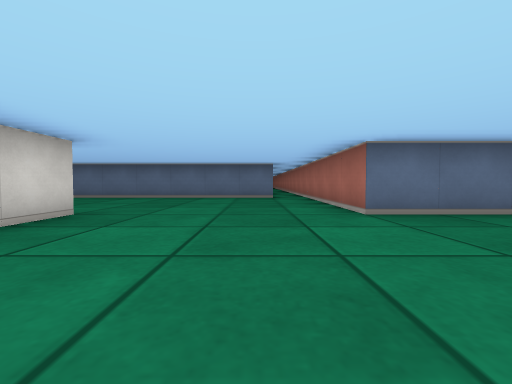
view 1 (above)

24 first-person views from a walk through a cub3D level. The camera is about half as high as the walls, tilts 2° down and sees 90° across. The floor is counted in squares. Each view is taken from the middle of a square. On the plan, view 1 faces up. The plan holds only what a view shows up to about 9 squares ahead; the rest is blank.

view 2
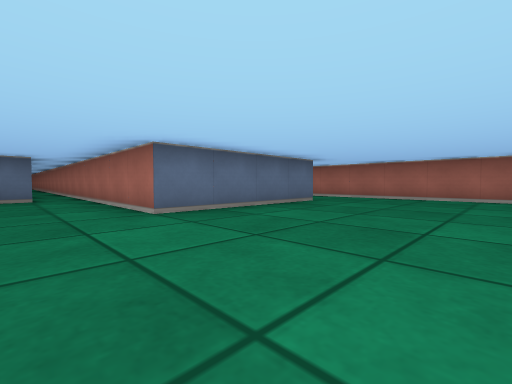

view 3
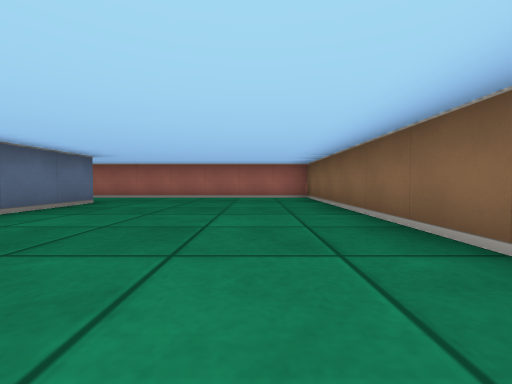

view 4
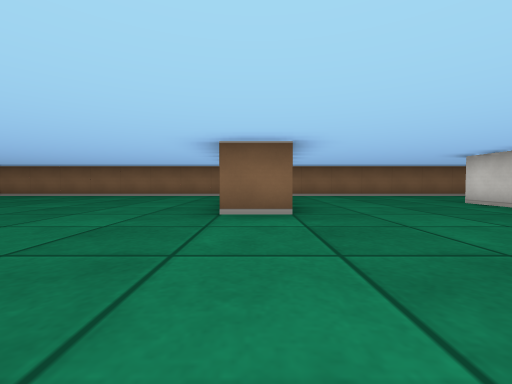

view 5
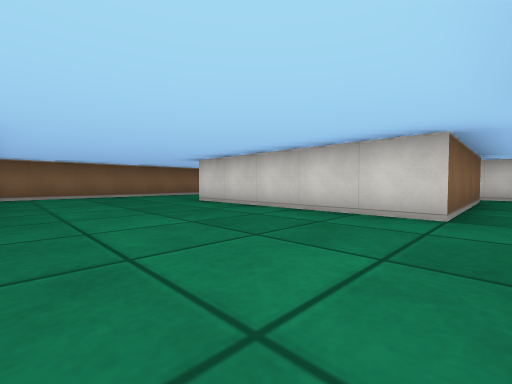

view 6
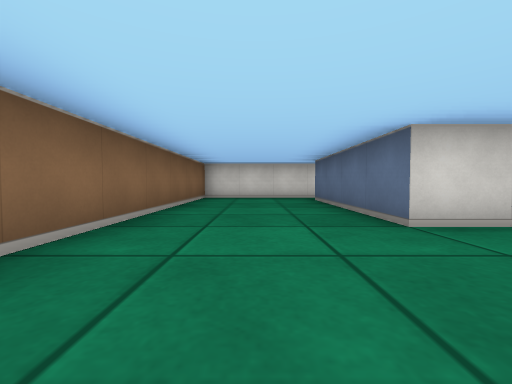

view 7
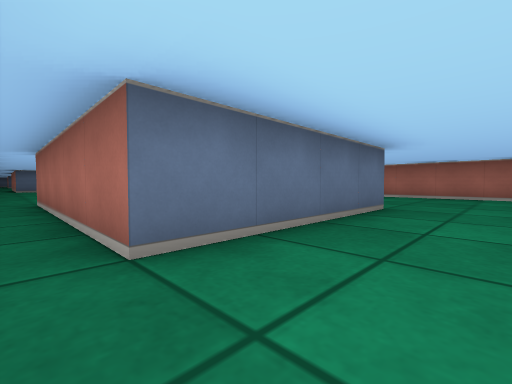

view 8
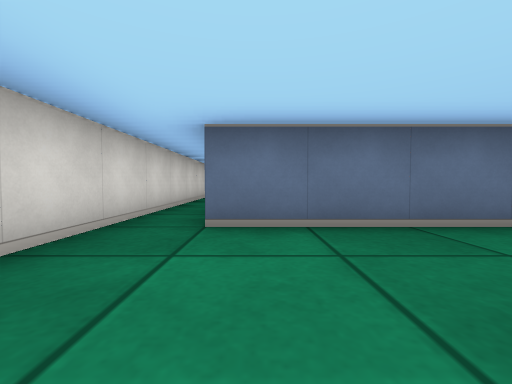

view 9
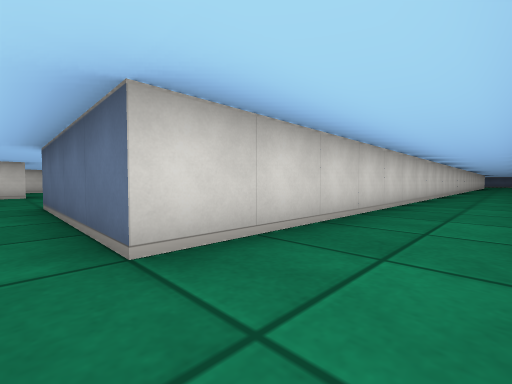

view 10
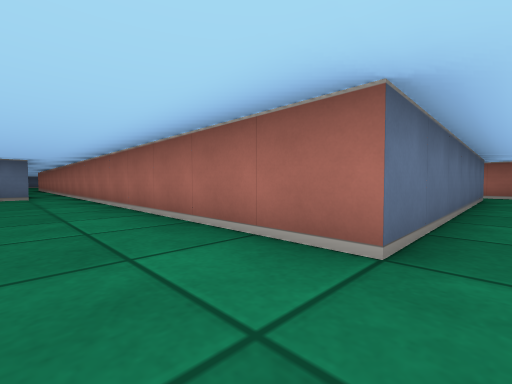

view 11
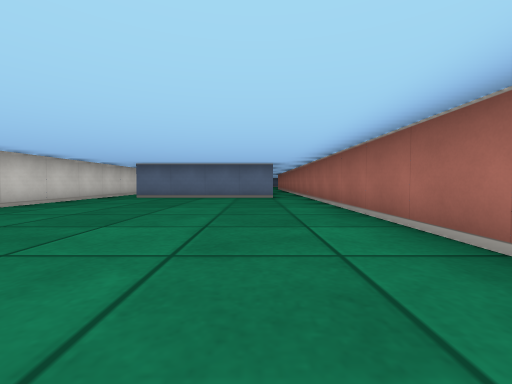

view 12
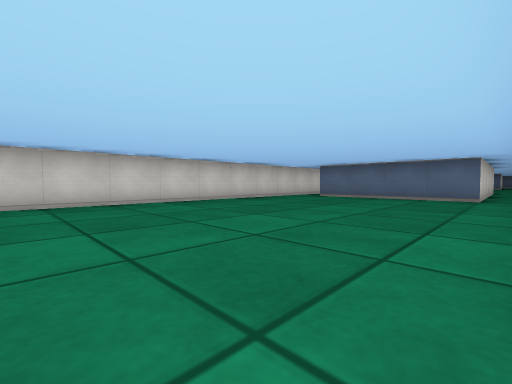

view 13
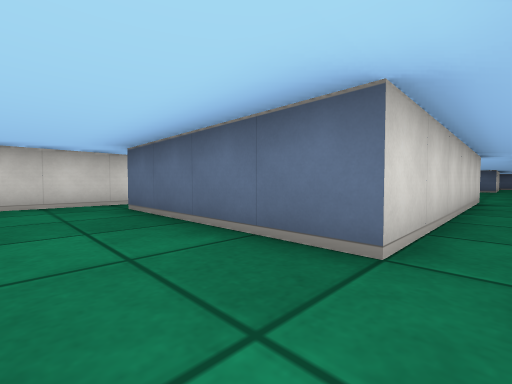

view 14
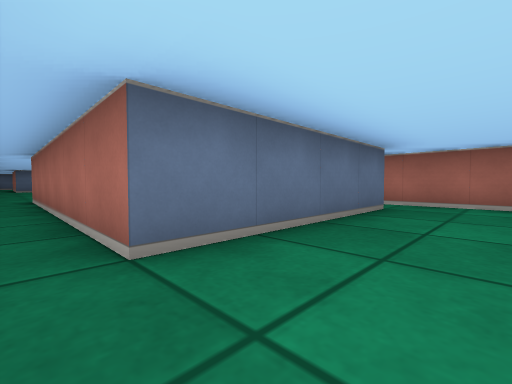

view 15
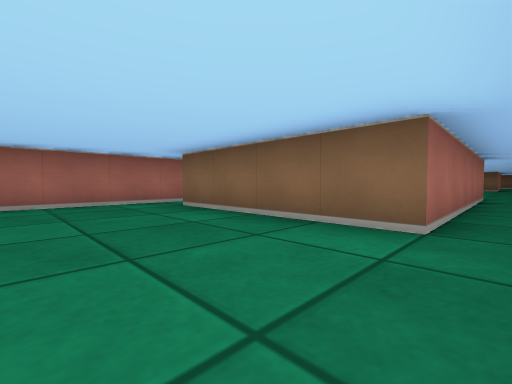

view 16
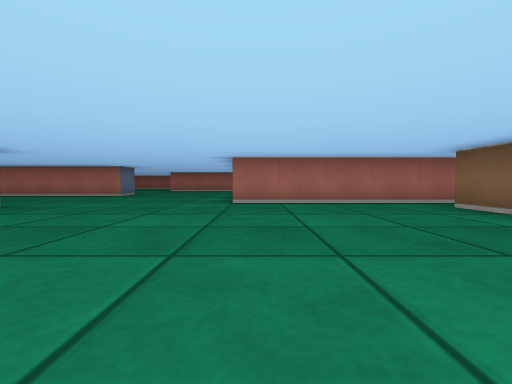

view 17
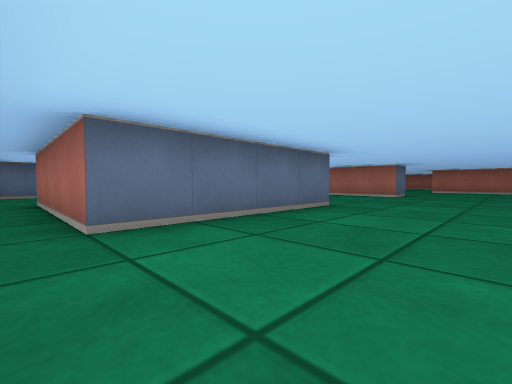

view 18
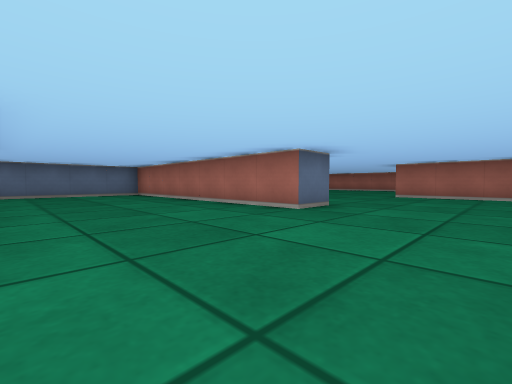

view 19
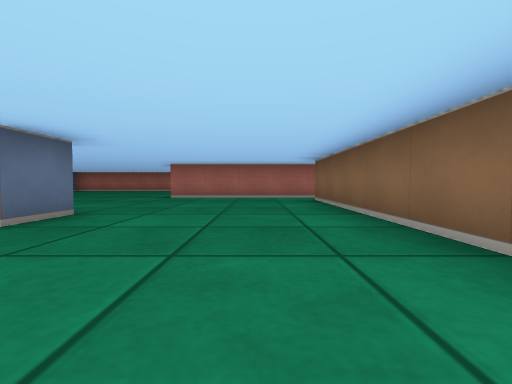

view 20
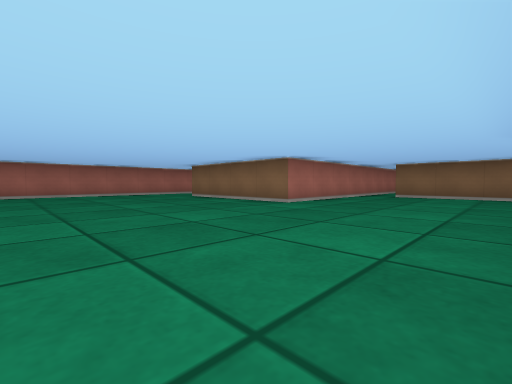

view 21
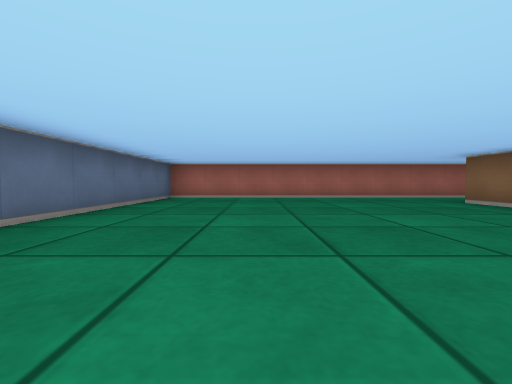

view 22
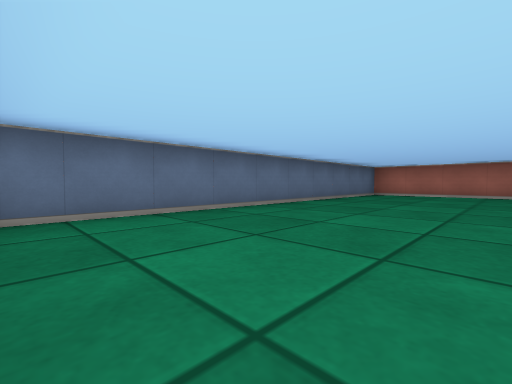

view 23
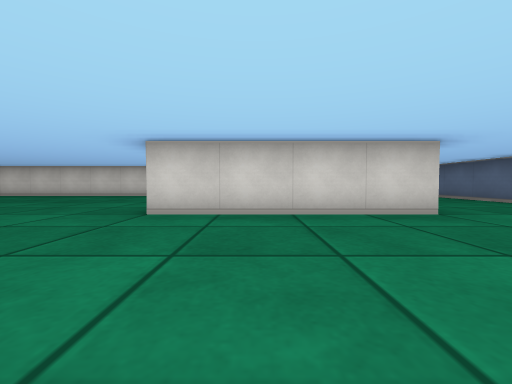

view 24
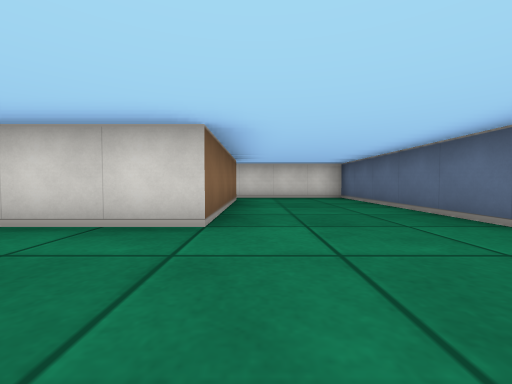

### Floor plan
Ten units are one square. View 1 is at (0, 0); x grows to the right and y downward. Boxes are objects, and circles mark ways between rooms. Rooms are numbered by the first view taken in them; rooms with no view inside come last. Other rooms are left out.
<svg viewBox="-130 -370 210 390">
<path fill="none" stroke="#000" d="M6 -75 -65 -75M-36 -35 -25 -35 -25 -24M-75 -65 -75 -15 -115 -15 -115 -65M-35 0 -35 -29M-19 15 75 15 75 -49M55 -142 55 -35 15 -35 15 -112M-125 -65 -125 15 -40 15M75 -278 75 -295M-125 -170 -125 -65M-115 -65 -75 -65M-65 -75 -65 -182M-65 -206 -65 -216M-75 -215 -75 -155 -115 -155 -115 -215M-24 -295 -35 -295 -35 -365 -125 -365 -125 -334M-75 -295 -115 -295 -115 -335 -75 -335 -75 -295M-46 -255 5 -255M15 -248 15 -295 55 -295M-65 -216 -65 -255M-125 -274 -125 -225M-115 -215 -75 -215M75 -295 75 -365 -21 -365"/>
<circle cx="-120" cy="-70" r="3" fill="#2a7"/>
<circle cx="-70" cy="-70" r="3" fill="#2a7"/>
<circle cx="65" cy="-290" r="3" fill="#2a7"/>
<circle cx="-120" cy="-210" r="3" fill="#2a7"/>
<circle cx="-70" cy="-210" r="3" fill="#2a7"/>
<text x="0" y="-70">1</text>
<text x="-100" y="-120">2</text>
<text x="-40" y="-300">3</text>
</svg>
Room 1 opens to room 2. Room 1 opens to room 3. Room 2 opens to room 3.

Where each view was taken, in squares from view 1:
view 1: 0 up, 0 right, facing up
view 2: 0 up, 0 right, facing up-right
view 3: 0 up, 0 right, facing right
view 4: 7 up, 3 left, facing down
view 5: 7 up, 4 left, facing down-left
view 6: 0 up, 5 left, facing left
view 7: 0 up, 12 left, facing up-right
view 8: 1 down, 11 left, facing up
view 9: 3 up, 7 right, facing up-left
view 10: 7 up, 8 left, facing up-right
view 11: 8 up, 8 left, facing up
view 12: 8 up, 7 left, facing up-left
view 13: 14 up, 7 left, facing up-left
view 14: 14 up, 12 left, facing up-right
view 15: 24 up, 12 left, facing down-right
view 16: 25 up, 12 left, facing right
view 17: 27 up, 12 left, facing up-right
view 18: 27 up, 7 left, facing up-right
view 19: 27 up, 6 left, facing right
view 20: 34 up, 2 left, facing down-right
view 21: 34 up, 0 right, facing right
view 22: 33 up, 2 left, facing up-right
view 23: 31 up, 4 left, facing left
view 24: 34 up, 5 left, facing left
